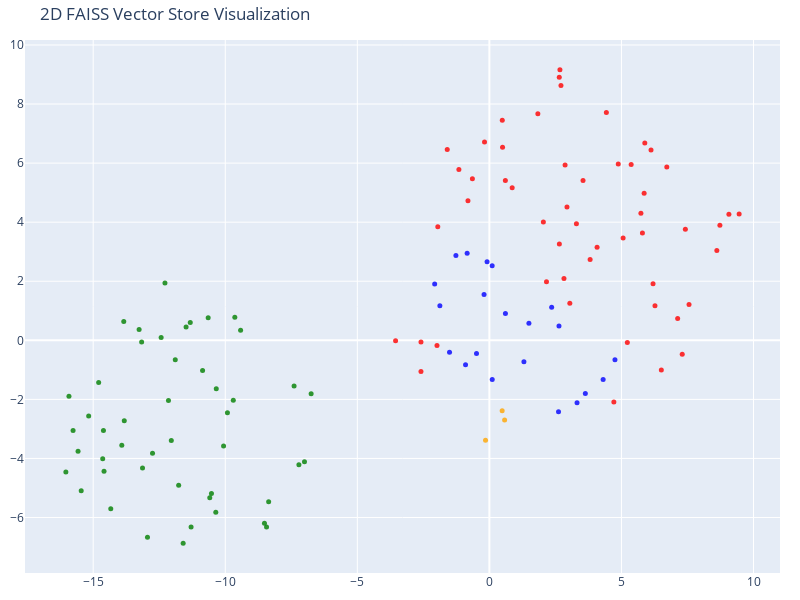

This figure's notebook cell:
### Code cell
# We humans find it easier to visalize things in 2D!
# Reduce the dimensionality of the vectors to 2D using t-SNE
# (t-distributed stochastic neighbor embedding)

tsne = TSNE(n_components=2, random_state=42)
reduced_vectors = tsne.fit_transform(vectors)

# Create the 2D scatter plot
fig = go.Figure(data=[go.Scatter(
    x=reduced_vectors[:, 0],
    y=reduced_vectors[:, 1],
    mode='markers',
    marker=dict(size=5, color=colors, opacity=0.8),
    text=[f"Type: {t}<br>Text: {d[:100]}..." for t, d in zip(doc_types, documents)],
    hoverinfo='text'
)])

fig.update_layout(
    title='2D FAISS Vector Store Visualization',
    scene=dict(xaxis_title='x',yaxis_title='y'),
    width=800,
    height=600,
    margin=dict(r=20, b=10, l=10, t=40)
)

fig.show()

### Figure 1 — Plotly figure (JSON) as saved in the notebook; plotly's stock layout.template omitted (floating-point values rounded to 4 significant figures)
{"data": [{"hoverinfo": "text", "marker": {"color": ["orange", "orange", "orange", "red", "red", "red", "red", "red", "red", "red", "red", "red", "red", "red", "red", "red", "red", "red", "red", "red", "red", "red", "red", "red", "red", "red", "red", "red", "red", "red", "red", "red", "red", "red", "red", "red", "red", "red", "red", "red", "red", "red", "red", "red", "red", "red", "red", "red", "red", "red", "red", "red", "red", "red", "red", "green", "green", "green", "green", "green", "green", "green", "green", "green", "green", "green", "green", "green", "green", "green", "green", "green", "green", "green", "green", "green", "green", "green", "green", "green", "green", "green", "green", "green", "green", "green", "green", "green", "green", "green", "green", "green", "green", "green", "green", "green", "green", "green", "green", "green", "green", "green", "blue", "blue", "blue", "blue", "blue", "blue", "blue", "blue", "blue", "blue", "blue", "blue", "blue", "blue", "blue", "blue", "blue", "blue", "blue", "blue", "blue"], "opacity": 0.8, "size": 5}, "mode": "markers", "text": ["Type: company<br>Text: # About Insurellm\n\nInsurellm was founded by Avery Lancaster in 2015 as an insurance tech startup des...", "Type: company<br>Text: # Careers at Insurellm\n\nInsurellm is hiring! We are looking for talented software engineers, data sc...", "Type: company<br>Text: # Overview of Insurellm\n\nInsurellm is an innovative insurance tech firm with 200 employees across th...", "Type: contracts<br>Text: # Contract with Apex Reinsurance for Rellm: AI-Powered Enterprise Reinsurance Solution\n\n## Terms\n\n1....", "Type: contracts<br>Text: ## Renewal\n\n1. **Automatic Renewal**: This Agreement will automatically renew for successive one-yea...", "Type: contracts<br>Text: 2. **Seamless Integrations**: The architecture of Rellm allows for easy integration with existing sy...", "Type: contracts<br>Text: 1. **Technical Support**: Provider shall offer dedicated technical support to the Client via phone, ...", "Type: contracts<br>Text: **Insurellm, Inc.**  \n_____________________________  \nAuthorized Signature   \nDate: ________________...", "Type: contracts<br>Text: # Contract with Belvedere Insurance for Markellm\n\n## Terms\nThis Contract (\"Agreement\") is made and e...", "Type: contracts<br>Text: ## Renewal\n1. **Renewal Terms**: This Agreement may be renewed for additional one-year terms upon mu...", "Type: contracts<br>Text: ## Features\n1. **AI-Powered Matching**: Belvedere Insurance will benefit from Markellm's AI-powered ...", "Type: contracts<br>Text: ## Support\n1. **Technical Support**: Technical support will be available from 9 AM to 7 PM EST, Mond...", "Type: contracts<br>Text: **Belvedere Insurance**  \nSignature: ______________________  \nName: [Authorized Signatory]  \nTitle: ...", "Type: contracts<br>Text: # Contract with BrightWay Solutions for Markellm\n\n**Contract Date:** October 5, 2023  \n**Contract ID...", "Type: contracts<br>Text: 3. **Service Level Agreement (SLA):**  \n   Insurellm commits to a 99.9% uptime for the platform with...", "Type: contracts<br>Text: 2. **Real-Time Quote Availability:**  \n   Consumers sourced via BrightWay Solutions will receive rea...", "Type: contracts<br>Text: 3. **Training and Onboarding:**  \n   Insurellm agrees to provide one free training session on how to...", "Type: contracts<br>Text: # Contract with EverGuard Insurance for Rellm: AI-Powered Enterprise Reinsurance Solution\n\n**Contrac...", "Type: contracts<br>Text: 4. **Usage Rights**: EverGuard Insurance is granted a non-exclusive, non-transferable license to acc...", "Type: contracts<br>Text: 1. **Core Functionality**: Rellm provides EverGuard Insurance with advanced AI-driven analytics, sea...", "Type: contracts<br>Text: 1. **Customer Support**: Insurellm will provide EverGuard Insurance with 24/7 customer support, incl...", "Type: contracts<br>Text: ---\n\n**Signatures**  \n**For Insurellm**: __________________________  \n**Name**: John Smith  \n**Title...", "Type: contracts<br>Text: # Contract with GreenField Holdings for Markellm\n\n**Effective Date:** November 15, 2023  \n**Contract...", "Type: contracts<br>Text: ## Renewal\n1. **Automatic Renewal**: This contract will automatically renew for sequential one-year ...", "Type: contracts<br>Text: ## Features\n1. **AI-Powered Matching**: Access to advanced algorithms that connect GreenField Holdin...", "Type: contracts<br>Text: ## Support\n1. **Customer Support Access**: The Client will have access to dedicated support through ...", "Type: contracts<br>Text: **Signatures:**  \n_________________________                           _________________________  \n**...", "Type: contracts<br>Text: # Contract with Greenstone Insurance for Homellm\n\n---\n\n## Terms\n\n1. **Parties**: This Contract (\"Agr...", "Type: contracts<br>Text: 4. **Payment Terms**: \n   - The Customer shall pay an amount of $10,000 per month for the Standard T...", "Type: contracts<br>Text: ---\n\n## Features\n\n- **AI-Powered Risk Assessment**: Customer will have access to enhanced risk evalu...", "Type: contracts<br>Text: - **Customer Portal**: A dedicated portal will be provided, allowing the Customer's clients to manag...", "Type: contracts<br>Text: ______________________________  \n[Name], [Title]  \nDate: ______________________\n\n**For Greenstone In...", "Type: contracts<br>Text: # Contract with GreenValley Insurance for Homellm\n\n**Contract Date:** October 6, 2023  \n**Contract N...", "Type: contracts<br>Text: 4. **Confidentiality:** Both parties agree to maintain the confidentiality of proprietary informatio...", "Type: contracts<br>Text: 1. **AI-Powered Risk Assessment:** Access to advanced AI algorithms for real-time risk evaluations.\n...", "Type: contracts<br>Text: 3. **Regular Updates:** Insurellm will offer ongoing updates and enhancements to the Homellm platfor...", "Type: contracts<br>Text: # Contract with Pinnacle Insurance Co. for Homellm\n\n## Terms\nThis contract (\"Contract\") is entered i...", "Type: contracts<br>Text: ## Renewal\n1. **Renewal Terms**: At the end of the initial term, this Contract shall automatically r...", "Type: contracts<br>Text: ## Features\n1. **AI-Powered Risk Assessment**: Utilized for tailored underwriting decisions specific...", "Type: contracts<br>Text: ## Support\n1. **Technical Support**: Insurellm shall provide 24/7 technical support via an email and...", "Type: contracts<br>Text: # Contract with Roadway Insurance Inc. for Carllm\n\n---\n\n## Terms\n\n1. **Agreement Effective Date**: T...", "Type: contracts<br>Text: ---\n\n## Renewal\n\n1. **Automatic Renewal**: This agreement will automatically renew for an additional...", "Type: contracts<br>Text: ---\n\n## Features\n\n1. **Access to Core Features**: Roadway Insurance Inc. will have access to all Pro...", "Type: contracts<br>Text: ---\n\n## Support\n\n1. **Technical Support**: Roadway Insurance Inc. will receive priority technical su...", "Type: contracts<br>Text: # Contract with Stellar Insurance Co. for Rellm\n\n## Terms\nThis contract is made between **Insurellm*...", "Type: contracts<br>Text: ### Termination\nEither party may terminate this agreement with a **30-day written notice**. In the e...", "Type: contracts<br>Text: ## Features\nStellar Insurance Co. will receive access to the following features of the Rellm product...", "Type: contracts<br>Text: ## Support\nInsurellm provides Stellar Insurance Co. with the following support services:\n\n- **24/7 T...", "Type: contracts<br>Text: # Contract with TechDrive Insurance for Carllm\n\n**Contract Date:** October 1, 2024  \n**Contract Dura...", "Type: contracts<br>Text: ## Renewal\n\n1. **Automatic Renewal**: This contract shall automatically renew for additional one-yea...", "Type: contracts<br>Text: ## Support\n\n1. **Customer Support**: Insurellm will provide 24/7 customer support to TechDrive Insur...", "Type: contracts<br>Text: **TechDrive Insurance Representative:**  \nName: Sarah Johnson  \nTitle: Operations Director  \nDate: _...", "Type: contracts<br>Text: # Contract with Velocity Auto Solutions for Carllm\n\n**Contract Date:** October 1, 2023  \n**Contract ...", "Type: contracts<br>Text: ## Renewal\n\n1. **Automatic Renewal**: This contract will automatically renew for successive 12-month...", "Type: contracts<br>Text: ## Support\n\n1. **Customer Support**: Velocity Auto Solutions will have access to Insurellm’s custome...", "Type: employees<br>Text: # HR Record\n\n# Alex Chen\n\n## Summary\n- **Date of Birth:** March 15, 1990  \n- **Job Title:** Backend ...", "Type: employees<br>Text: ## Annual Performance History\n- **2020:**  \n  - Completed onboarding successfully.  \n  - Met expecta...", "Type: employees<br>Text: ## Compensation History\n- **2020:** Base Salary: $80,000  \n- **2021:** Base Salary Increase to $90,0...", "Type: employees<br>Text: Alex Chen continues to be a vital asset at Insurellm, contributing significantly to innovative backe...", "Type: employees<br>Text: # HR Record\n\n# Alex Harper\n\n## Summary\n- **Date of Birth**: March 15, 1993  \n- **Job Title**: Sales ...", "Type: employees<br>Text: ## Annual Performance History  \n- **2021**:  \n  - **Performance Rating**: 4.5/5  \n  - **Key Achievem...", "Type: employees<br>Text: - **2022**:  \n  - **Base Salary**: $65,000 (Promotion to Senior SDR)  \n  - **Bonus**: $13,000 (20% o...", "Type: employees<br>Text: # HR Record\n\n# Alex Thomson\n\n## Summary\n- **Date of Birth:** March 15, 1995  \n- **Job Title:** Sales...", "Type: employees<br>Text: ## Annual Performance History  \n- **2022** - Rated as \"Exceeds Expectations.\" Alex Thomson achieved ...", "Type: employees<br>Text: ## Other HR Notes\n- Alex Thomson is an active member of the Diversity and Inclusion committee at Ins...", "Type: employees<br>Text: # Avery Lancaster\n\n## Summary\n- **Date of Birth**: March 15, 1985  \n- **Job Title**: Co-Founder & Ch...", "Type: employees<br>Text: - **2010 - 2013**: Business Analyst at Edge Analytics  \n  Prior to joining Innovate, Avery worked as...", "Type: employees<br>Text: - **2018**: **Exceeds Expectations**  \n  Under Avery’s pivoted vision, Insurellm launched two new su...", "Type: employees<br>Text: - **2022**: **Satisfactory**  \n  Avery focused on rebuilding team dynamics and addressing employee c...", "Type: employees<br>Text: ## Compensation History\n- **2015**: $150,000 base salary + Significant equity stake  \n- **2016**: $1...", "Type: employees<br>Text: ## Other HR Notes\n- **Professional Development**: Avery has actively participated in leadership trai...", "Type: employees<br>Text: # HR Record\n\n# Emily Carter\n\n## Summary\n- **Date of Birth:** August 12, 1990  \n- **Job Title:** Acco...", "Type: employees<br>Text: - **2017-2019:** Marketing Intern  \n  - Assisted with market research and campaign development for s...", "Type: employees<br>Text: ## Compensation History\n| Year | Base Salary | Bonus         | Total Compensation |\n|------|--------...", "Type: employees<br>Text: Emily Carter exemplifies the kind of talent that drives Insurellm's success and is an invaluable ass...", "Type: employees<br>Text: # HR Record\n\n# Emily Tran\n\n## Summary\n- **Date of Birth:** March 18, 1991  \n- **Job Title:** Digital...", "Type: employees<br>Text: - **January 2017 - May 2018**: Marketing Intern  \n  - Supported the Marketing team by collaborating ...", "Type: employees<br>Text: - **2021**:  \n  - Performance Rating: Meets Expectations  \n  - Key Achievements: Contributed to the ...", "Type: employees<br>Text: - **Professional Development Goals**:  \n  - Emily Tran aims to become a Marketing Manager within the...", "Type: employees<br>Text: # HR Record\n\n# Jordan Blake\n\n## Summary\n- **Date of Birth:** March 15, 1993  \n- **Job Title:** Sales...", "Type: employees<br>Text: ## Annual Performance History\n- **2021:** First year at Insurellm; achieved 90% of monthly targets. ...", "Type: employees<br>Text: ## Other HR Notes\n- Jordan has shown an interest in continuing education, actively participating in ...", "Type: employees<br>Text: # HR Record\n\n# Jordan K. Bishop\n\n## Summary\n- **Date of Birth:** March 15, 1990\n- **Job Title:** Fro...", "Type: employees<br>Text: ## Annual Performance History\n- **2019:** Exceeds Expectations - Continuously delivered high-quality...", "Type: employees<br>Text: ## Compensation History\n- **June 2018:** Starting Salary - $85,000\n- **June 2019:** Salary Increase ...", "Type: employees<br>Text: ## Other HR Notes\n- Jordan K. Bishop has been an integral part of club initiatives, including the In...", "Type: employees<br>Text: # HR Record\n\n# Maxine Thompson\n\n## Summary\n- **Date of Birth:** January 15, 1991  \n- **Job Title:** ...", "Type: employees<br>Text: ## Insurellm Career Progression\n- **January 2017 - October 2018**: **Junior Data Engineer**  \n  * Ma...", "Type: employees<br>Text: ## Annual Performance History\n- **2017**: *Meets Expectations*  \n  Maxine showed potential in her ro...", "Type: employees<br>Text: - **2021**: *Exceeds Expectations*  \n  Maxine spearheaded the transition to a new data warehousing s...", "Type: employees<br>Text: ## Compensation History\n- **2017**: $70,000 (Junior Data Engineer)  \n- **2018**: $75,000 (Junior Dat...", "Type: employees<br>Text: # HR Record\n\n# Oliver Spencer\n\n## Summary\n- **Date of Birth**: May 14, 1990  \n- **Job Title**: Backe...", "Type: employees<br>Text: ## Annual Performance History\n- **2018**: **3/5** - Adaptable team player but still learning to take...", "Type: employees<br>Text: ## Compensation History\n- **March 2018**: Initial salary of $80,000.\n- **July 2019**: Salary increas...", "Type: employees<br>Text: # Samantha Greene\n\n## Summary\n- **Date of Birth:** October 14, 1990\n- **Job Title:** HR Generalist\n-...", "Type: employees<br>Text: ## Annual Performance History\n- **2020:** Exceeds Expectations  \n  Samantha Greene demonstrated exce...", "Type: employees<br>Text: ## Compensation History\n- **2020:** Base Salary - $55,000  \n  The entry-level salary matched industr...", "Type: employees<br>Text: - **2023:** Base Salary - $70,000  \n  Recognized for substantial improvement in employee relations m...", "Type: employees<br>Text: # HR Record\n\n# Samuel Trenton\n\n## Summary\n- **Date of Birth:** April 12, 1989  \n- **Job Title:** Sen...", "Type: employees<br>Text: ## Annual Performance History\n- **2023:** Rating: 4.5/5  \n  *Samuel exceeded expectations, successfu...", "Type: employees<br>Text: ## Compensation History\n- **2023:** Base Salary: $115,000 + Bonus: $15,000  \n  *Annual bonus based o...", "Type: employees<br>Text: - **Engagement in Company Culture:** Regularly participates in team-building events and contributes ...", "Type: products<br>Text: # Product Summary\n\n# Carllm\n\n## Summary\n\nCarllm is an innovative auto insurance product developed by...", "Type: products<br>Text: - **Instant Quoting**: With Carllm, insurance companies can offer near-instant quotes to customers, ...", "Type: products<br>Text: - **Mobile Integration**: Carllm is designed to work seamlessly with mobile applications, providing ...", "Type: products<br>Text: - **Professional Tier**: $2,500/month\n  - For medium-sized companies.\n  - All Basic Tier features pl...", "Type: products<br>Text: ### Q2 2025: Customer Experience Improvements\n- Launch of a new **mobile app** for end-users.\n- Intr...", "Type: products<br>Text: # Product Summary\n\n# Homellm\n\n## Summary\nHomellm is an innovative home insurance product developed b...", "Type: products<br>Text: ### 2. Dynamic Pricing Model\nWith Homellm's innovative dynamic pricing model, insurance providers ca...", "Type: products<br>Text: ### 5. Multi-Channel Integration\nHomellm seamlessly integrates into existing insurance platforms, pr...", "Type: products<br>Text: - **Basic Tier:** Starting at $5,000/month for small insurers with basic integration features.\n- **S...", "Type: products<br>Text: All tiers include a comprehensive training program and ongoing updates to ensure optimal performance...", "Type: products<br>Text: With Homellm, Insurellm is committed to transforming the landscape of home insurance, ensuring both ...", "Type: products<br>Text: # Product Summary\n\n# Markellm\n\n## Summary\n\nMarkellm is an innovative two-sided marketplace designed ...", "Type: products<br>Text: - **User-Friendly Interface**: Designed with user experience in mind, Markellm features an intuitive...", "Type: products<br>Text: - **Customer Support**: Our dedicated support team is always available to assist both consumers and ...", "Type: products<br>Text: ### For Insurance Companies:\n- **Basic Listing Fee**: $199/month for a featured listing on the platf...", "Type: products<br>Text: ### Q3 2025\n- Initiate a comprehensive marketing campaign targeting both consumers and insurers to i...", "Type: products<br>Text: # Product Summary\n\n# Rellm: AI-Powered Enterprise Reinsurance Solution\n\n## Summary\n\nRellm is an inno...", "Type: products<br>Text: ### Seamless Integrations\nRellm's architecture is designed for effortless integration with existing ...", "Type: products<br>Text: ### Regulatory Compliance Tools\nRellm includes built-in compliance tracking features to help organiz...", "Type: products<br>Text: Join the growing number of organizations leveraging Rellm to enhance their reinsurance processes whi...", "Type: products<br>Text: Experience the future of reinsurance with Rellm, where innovation meets reliability. Let Insurellm h..."], "type": "scatter", "x": [0.576, -0.146, 0.4839, 2.938, 2.043, 3.045, 5.063, 8.727, 6.27, 2.671, 4.713, 5.794, 8.611, 7.128, 7.301, 6.51, 7.559, 3.295, 2.65, 2.824, 3.814, 7.42, 6.196, 2.71, -3.551, 5.223, 9.068, 5.368, 4.429, -1.983, 5.859, 9.455, 5.884, 6.12, -2.589, 6.717, 4.879, 2.646, -2.59, 5.737, 0.4883, 1.835, -1.953, -0.8115, 3.546, 2.866, 2.162, 4.078, -0.1835, 0.6051, -1.155, -1.595, 0.4986, 0.863, -0.6434, -11.48, -10.59, -14.64, -6.749, -13.17, -15.17, -14.79, -13.26, -15.92, -13.84, -7.001, -8.357, -8.516, -8.436, -16.03, -7.211, -10.86, -10.06, -13.92, -7.394, -10.34, -9.917, -13.82, -9.696, -12.43, -14.61, -9.419, -10.65, -10.36, -15.45, -9.638, -12.28, -12.94, -11.29, -11.59, -14.33, -11.32, -10.52, -14.59, -12.04, -11.76, -13.13, -12.75, -11.89, -15.76, -15.57, -12.15, 0.1055, -0.08741, -0.8418, -1.267, -0.2018, -0.4878, -1.509, -0.9024, -2.071, -1.875, 0.1076, 3.319, 3.633, 4.307, 4.754, 2.617, 1.497, 2.358, 2.635, 0.6076, 1.308], "y": [-2.701, -3.381, -2.388, 4.515, 4.003, 1.258, 3.46, 3.895, 1.17, 9.16, -2.092, 3.633, 3.044, 0.7426, -0.4726, -1.004, 1.211, 3.949, 3.257, 2.091, 2.737, 3.762, 1.911, 8.624, -0.01784, -0.07467, 4.268, 5.95, 7.713, -0.1724, 4.976, 4.273, 6.682, 6.444, -0.05312, 5.871, 5.973, 8.91, -1.056, 4.301, 7.454, 7.673, 3.847, 4.727, 5.408, 5.935, 1.985, 3.148, 6.718, 5.41, 5.782, 6.463, 6.537, 5.166, 5.474, 0.4538, -5.334, -4.011, -1.807, -0.05924, -2.566, -1.429, 0.3638, -1.891, 0.637, -4.113, -5.468, -6.195, -6.322, -4.46, -4.211, -1.023, -3.577, -3.556, -1.545, -1.644, -2.452, -2.725, -2.026, 0.09319, -3.051, 0.3365, 0.7609, -5.818, -5.096, 0.7812, 1.944, -6.665, -6.319, -6.87, -5.701, 0.6063, -5.183, -4.432, -3.389, -4.911, -4.325, -3.827, -0.6579, -3.054, -3.754, -2.035, 2.524, 2.661, 2.951, 2.87, 1.548, -0.4456, -0.405, -0.8237, 1.911, 1.171, -1.323, -2.112, -1.802, -1.323, -0.658, -2.423, 0.5745, 1.116, 0.4831, 0.9106, -0.7231]}], "layout": {"height": 600, "margin": {"b": 10, "l": 10, "r": 20, "t": 40}, "scene": {"xaxis": {"title": {"text": "x"}}, "yaxis": {"title": {"text": "y"}}}, "title": {"text": "2D FAISS Vector Store Visualization"}, "width": 800}}
